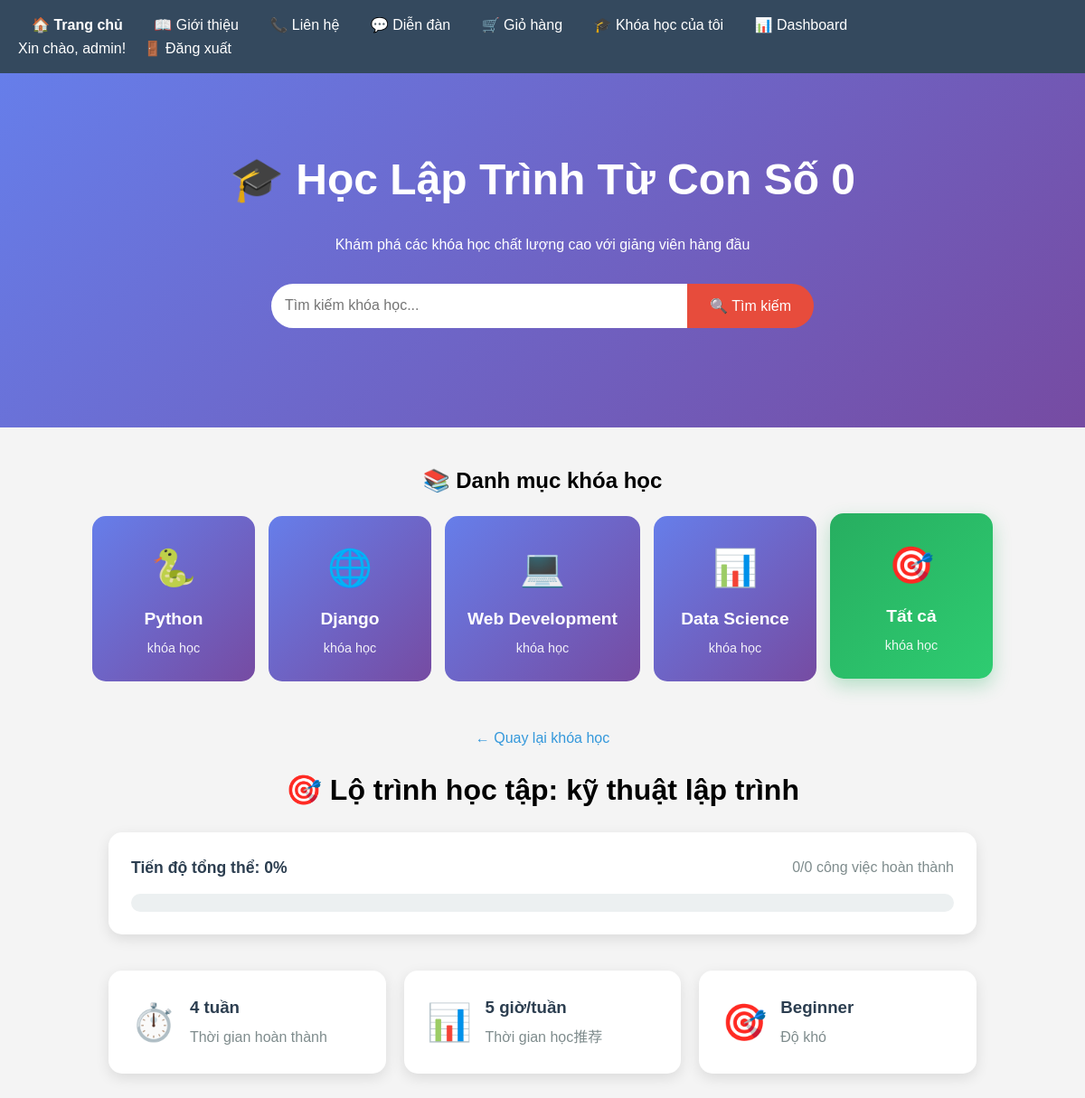
The page /course/2/learning-path/ (signed in) on the database its author committed.
### courses/models.py (models this page shows, shortened)
class Course(models.Model):
    title = models.CharField(max_length=200, verbose_name="Tên khóa học")
    description = models.TextField(verbose_name="Mô tả")
    price = models.DecimalField(max_digits=10, decimal_places=2, verbose_name="Giá")
    created_at = models.DateTimeField(auto_now_add=True, verbose_name="Ngày tạo")
    CATEGORY_CHOICES = [
        ('python', 'Python'),
        ('django', 'Django'),
        ('web', 'Web Development'),
        ('data', 'Data Science'),
        ('other', 'Khác'),
    ]
    category = models.CharField(
        max_length=20,
        choices=CATEGORY_CHOICES,
        default='other',
        verbose_name="Danh mục"
    )

class LearningPath(models.Model):
    course = models.OneToOneField(Course, on_delete=models.CASCADE, related_name='learning_path')
    total_weeks = models.IntegerField(default=4, verbose_name="Tổng số tuần")
    hours_per_week = models.IntegerField(default=5, verbose_name="Số giờ/tuần")
    difficulty = models.CharField(max_length=20, choices=[
        ('beginner', 'Beginner'),
        ('intermediate', 'Intermediate'),
        ('advanced', 'Advanced')
    ], default='beginner')

### courses/views.py (the view)
# urls.py: path('course/<int:course_id>/learning-path/', views.learning_path, name='learning_path'),
@login_required
def learning_path(request, course_id):
    course = get_object_or_404(Course, id=course_id)
    has_access = Payment.objects.filter(
        user=request.user,
        course=course,
        status='completed'
    ).exists()
    if not has_access:
        messages.error(request, 'Bạn cần mua khóa học để xem lộ trình học tập!')
        return redirect('course_detail', course_id=course_id)
    learning_path, created = LearningPath.objects.get_or_create(
        course=course,
        defaults={
            'total_weeks': 4,
            'hours_per_week': 5,
            'difficulty': 'beginner'
        }
    )
    weekly_schedules = WeeklySchedule.objects.filter(learning_path=learning_path).prefetch_related('days')
    total_tasks = DailyTask.objects.filter(weekly_schedule__learning_path=learning_path).count()
    completed_tasks = DailyTask.objects.filter(
        weekly_schedule__learning_path=learning_path,
        is_completed=True
    ).count()
    progress = (completed_tasks / total_tasks * 100) if total_tasks > 0 else 0
    return render(request, 'courses/learning_path.html', {
        'course': course,
        'learning_path': learning_path,
        'weekly_schedules': weekly_schedules,
        'progress': progress,
        'total_tasks': total_tasks,
        'completed_tasks': completed_tasks
    })

### courses/templates/courses/learning_path.html (shortened to what this page needs)
{% extends 'courses/base.html' %}
{% block content %}
<div class="learning-path-container">
    <div class="path-header">
        <a href="{% url 'course_detail' course.id %}" class="btn-back">← Quay lại khóa học</a>
        <h1>🎯 Lộ trình học tập: {{ course.title }}</h1>
        <div class="overall-progress">
            <div class="progress-info">
                <span class="progress-text">Tiến độ tổng thể: {{ progress|floatformat:0 }}%</span>
                <span class="progress-stats">{{ completed_tasks }}/{{ total_tasks }} công việc hoàn thành</span>
            </div>
            <div class="progress-bar">
            </div>
        </div>
    </div>
    <div class="path-info">
        <div class="info-card">
            <span class="info-icon">⏱️</span>
            <div>
                <h3>{{ learning_path.total_weeks }} tuần</h3>
                <p>Thời gian hoàn thành</p>
            </div>
        </div>
        <div class="info-card">
            <span class="info-icon">📊</span>
            <div>
                <h3>{{ learning_path.hours_per_week }} giờ/tuần</h3>
                <p>Thời gian học推荐</p>
            </div>
        </div>
        <div class="info-card">
            <span class="info-icon">🎯</span>
            <div>
                <h3>{{ learning_path.get_difficulty_display }}</h3>
                <p>Độ khó</p>
            </div>
        </div>
    </div>
</div>
{% endblock %}

### courses/templates/courses/base.html (shortened to what this page needs)
<!DOCTYPE html>
<html lang="vi">
<head>
</head>
<body>
<nav>
    <div>
        <a href="/" style="font-weight: bold;">🏠 Trang chủ</a>
        <a href="/about/">📖 Giới thiệu</a>
        <a href="/contact/">📞 Liên hệ</a>
        <div class="nav-dropdown">
            <a href="/forum/" class="nav-link">💬 Diễn đàn</a>
        </div>
        {% if user.is_authenticated %}
            <a href="/cart/">🛒 Giỏ hàng</a>
            <a href="/my-courses/">🎓 Khóa học của tôi</a>
            <a href="/my-dashboard/">📊 Dashboard</a>
        {% endif %}
    </div>
    <div>
        {% if user.is_authenticated %}
            <span class="user-info">Xin chào, {{ user.username }}!</span>
            <a href="/accounts/logout/">🚪 Đăng xuất</a>
        {% else %}
            <a href="/accounts/login/">🔐 Đăng nhập</a>
            <a href="/accounts/signup/">📝 Đăng ký</a>
        {% endif %}
    </div>
</nav>
    <div class="hero-banner">
        <h1>🎓 Học Lập Trình Từ Con Số 0</h1>
        <p>Khám phá các khóa học chất lượng cao với giảng viên hàng đầu</p>
        <div class="search-bar">
            <form action="/search/" method="get">
                <input type="text" name="q" placeholder="Tìm kiếm khóa học...">
                <button type="submit">🔍 Tìm kiếm</button>
            </form>
        </div>
    </div>
<div class="categories-slider">
    <h2 style="text-align: center; margin: 40px 0 20px 0;">📚 Danh mục khóa học</h2>
    <div class="categories">
        <a href="/?category=python" class="category-card {% if selected_category == 'python' %}active{% endif %}">
            <span style="font-size: 2.5em;">🐍</span>
            <h3>Python</h3>
            <p>{{ python_count }} khóa học</p>
        </a>
        <a href="/?category=django" class="category-card {% if selected_category == 'django' %}active{% endif %}">
            <span style="font-size: 2.5em;">🌐</span>
            <h3>Django</h3>
            <p>{{ django_count }} khóa học</p>
        </a>
        <a href="/?category=web" class="category-card {% if selected_category == 'web' %}active{% endif %}">
            <span style="font-size: 2.5em;">💻</span>
            <h3>Web Development</h3>
            <p>{{ web_count }} khóa học</p>
        </a>
        <a href="/?category=data" class="category-card {% if selected_category == 'data' %}active{% endif %}">
            <span style="font-size: 2.5em;">📊</span>
            <h3>Data Science</h3>
            <p>{{ data_count }} khóa học</p>
        </a>
        <a href="/" class="category-card {% if not selected_category %}active{% endif %}">
            <span style="font-size: 2.5em;">🎯</span>
            <h3>Tất cả</h3>
            <p>{{ all_count }} khóa học</p>
        </a>
    </div>
</div>
    <div class="content">
        {% block content %}
        {% endblock %}
    </div>
</body>
</html>

### courses/templates/courses/base.html (style rules this page uses)
* { box-sizing: border-box; margin: 0; padding: 0; }
body { font-family: Arial, sans-serif; margin: 0; padding: 0; background-color: #f4f4f4; line-height: 1.6; }
nav { background: #34495e; padding: 15px 20px; color: white; display: flex; align-items: center; justify-content: space-between; flex-wrap: wrap; }
nav a { color: white; text-decoration: none; margin: 0 15px; font-weight: 500; }
.user-info { color: white; }
.hero-banner { background: linear-gradient(135deg, #667eea 0%, #764ba2 100%); color: white; padding: 80px 20px; text-align: center; }
.hero-banner h1 { font-size: 3em; margin-bottom: 20px; }
.search-bar { margin: 30px auto; max-width: 600px; display: flex; justify-content: center; width: 100%; }
.search-bar form { display: flex; width: 100%; max-width: 600px; }
.search-bar input { padding: 15px; flex: 1; border: none; border-radius: 25px 0 0 25px; font-size: 16px; }
.search-bar button { padding: 15px 25px; background: #e74c3c; color: white; border: none; border-radius: 0 25px 25px 0; cursor: pointer; font-size: 16px; white-space: nowrap; }
.content { padding: 30px 20px; max-width: 1200px; margin: 0 auto; }
.nav-dropdown { position: relative; display: inline-block; }
.nav-link { cursor: pointer; }
.categories { display: flex; justify-content: center; gap: 15px; flex-wrap: wrap; max-width: 1200px; margin: 0 auto; }
.category-card { background: linear-gradient(135deg, #667eea 0%, #764ba2 100%); color: white; padding: 25px; border-radius: 15px; text-align: center; min-width: 180px; transition: all 0.3s ease; text-decoration: none; display: block; }
.category-card.active { background: linear-gradient(135deg, #27ae60 0%, #2ecc71 100%); transform: translateY(-3px); box-shadow: 0 8px 20px rgba(39, 174, 96, 0.3); }
.category-card h3 { margin: 10px 0 5px 0; font-size: 1.2em; }
.category-card p { margin: 0; opacity: 0.9; font-size: 0.9em; }

### courses/templates/courses/learning_path.html (style rules this page uses)
.learning-path-container { max-width: 1000px; margin: 0 auto; padding: 20px; }
.path-header { text-align: center; margin-bottom: 40px; }
.btn-back { color: #3498db; text-decoration: none; font-weight: 500; margin-bottom: 20px; display: inline-block; }
.overall-progress { background: white; padding: 25px; border-radius: 15px; box-shadow: 0 5px 15px rgba(0,0,0,0.1); margin: 20px 0; }
.progress-info { display: flex; justify-content: space-between; align-items: center; margin-bottom: 15px; }
.progress-text { font-weight: 600; color: #2c3e50; font-size: 1.1em; }
.progress-stats { color: #7f8c8d; }
.progress-bar { width: 100%; height: 20px; background: #ecf0f1; border-radius: 10px; overflow: hidden; }
.path-info { display: grid; grid-template-columns: repeat(auto-fit, minmax(250px, 1fr)); gap: 20px; margin-bottom: 40px; }
.info-card { background: white; padding: 25px; border-radius: 15px; box-shadow: 0 5px 15px rgba(0,0,0,0.1); display: flex; align-items: center; gap: 15px; }
.info-icon { font-size: 2.5em; }
.info-card h3 { margin: 0; color: #2c3e50; }
.info-card p { margin: 5px 0 0 0; color: #7f8c8d; }

### rows shown on the page
Course: title "kỹ thuật lập trình"
LearningPath: total_weeks "4", hours_per_week "5", difficulty "Beginner"

### other values the page prints
{{ user.username }} "admin"
{{ progress|floatformat:0 }} "0"
{{ completed_tasks }} "0"
{{ total_tasks }} "0"
